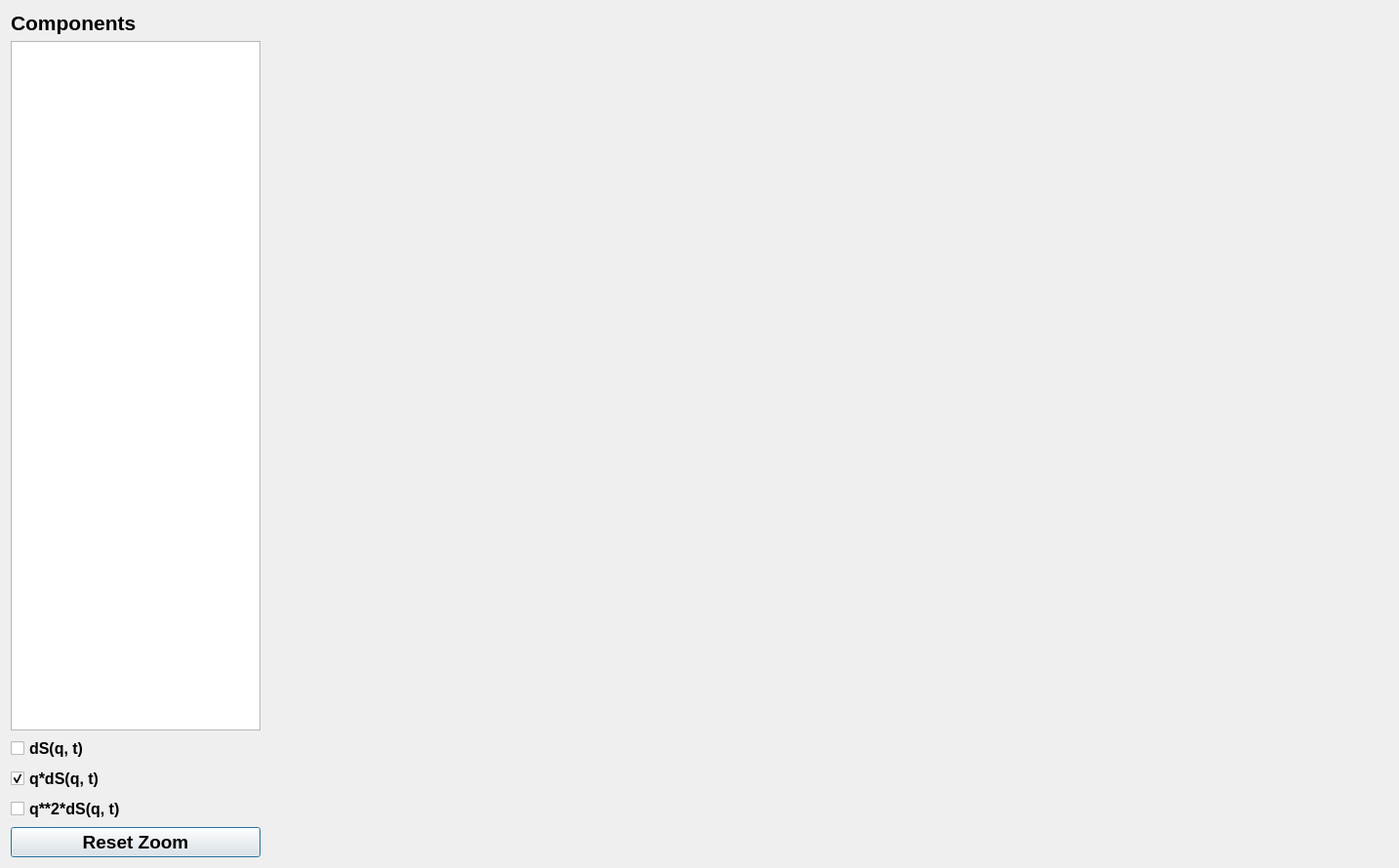
<?xml version="1.0" encoding="UTF-8"?>
<ui version="4.0">
 <class>Dialog</class>
 <widget class="QDialog" name="Dialog">
  <property name="geometry">
   <rect>
    <x>0</x>
    <y>0</y>
    <width>1434</width>
    <height>890</height>
   </rect>
  </property>
  <property name="windowTitle">
   <string>Plot Window</string>
  </property>
  <layout class="QGridLayout" name="win_lay">
   <item row="0" column="0" colspan="2">
    <layout class="QHBoxLayout" name="horizontalLayout_2">
     <item>
      <layout class="QVBoxLayout" name="verticalLayout_2">
       <item>
        <widget class="QLabel" name="label">
         <property name="font">
          <font>
           <pointsize>16</pointsize>
           <weight>75</weight>
           <bold>true</bold>
          </font>
         </property>
         <property name="text">
          <string>Components</string>
         </property>
        </widget>
       </item>
       <item>
        <widget class="QListWidget" name="CompsToPlot">
         <property name="sizePolicy">
          <sizepolicy hsizetype="Minimum" vsizetype="Expanding">
           <horstretch>0</horstretch>
           <verstretch>0</verstretch>
          </sizepolicy>
         </property>
         <property name="font">
          <font>
           <family>MS Shell Dlg 2</family>
           <pointsize>12</pointsize>
           <weight>75</weight>
           <bold>true</bold>
          </font>
         </property>
        </widget>
       </item>
       <item>
        <layout class="QVBoxLayout" name="verticalLayout_3">
         <item>
          <layout class="QVBoxLayout" name="verticalLayout">
           <item>
            <widget class="QCheckBox" name="dsq">
             <property name="font">
              <font>
               <pointsize>12</pointsize>
               <weight>75</weight>
               <bold>true</bold>
              </font>
             </property>
             <property name="text">
              <string>dS(q, t)</string>
             </property>
             <attribute name="buttonGroup">
              <string notr="true">buttonGroup</string>
             </attribute>
            </widget>
           </item>
           <item>
            <widget class="QCheckBox" name="qdsq">
             <property name="font">
              <font>
               <pointsize>12</pointsize>
               <weight>75</weight>
               <bold>true</bold>
              </font>
             </property>
             <property name="text">
              <string>q*dS(q, t)</string>
             </property>
             <property name="checked">
              <bool>true</bool>
             </property>
             <attribute name="buttonGroup">
              <string notr="true">buttonGroup</string>
             </attribute>
            </widget>
           </item>
           <item>
            <widget class="QCheckBox" name="qqdsq">
             <property name="font">
              <font>
               <pointsize>12</pointsize>
               <weight>75</weight>
               <bold>true</bold>
              </font>
             </property>
             <property name="text">
              <string>q**2*dS(q, t)</string>
             </property>
             <property name="autoExclusive">
              <bool>false</bool>
             </property>
             <attribute name="buttonGroup">
              <string notr="true">buttonGroup</string>
             </attribute>
            </widget>
           </item>
          </layout>
         </item>
         <item>
          <widget class="QPushButton" name="ResetZoom">
           <property name="font">
            <font>
             <pointsize>14</pointsize>
             <weight>75</weight>
             <bold>true</bold>
            </font>
           </property>
           <property name="text">
            <string>Reset Zoom</string>
           </property>
          </widget>
         </item>
        </layout>
       </item>
      </layout>
     </item>
     <item>
      <widget class="QWidget" name="plot" native="true">
       <property name="sizePolicy">
        <sizepolicy hsizetype="Expanding" vsizetype="Expanding">
         <horstretch>200</horstretch>
         <verstretch>200</verstretch>
        </sizepolicy>
       </property>
       <property name="sizeIncrement">
        <size>
         <width>2</width>
         <height>2</height>
        </size>
       </property>
       <layout class="QVBoxLayout" name="plot_vl"/>
      </widget>
     </item>
    </layout>
   </item>
  </layout>
 </widget>
 <resources/>
 <connections/>
 <buttongroups>
  <buttongroup name="buttonGroup"/>
 </buttongroups>
</ui>
